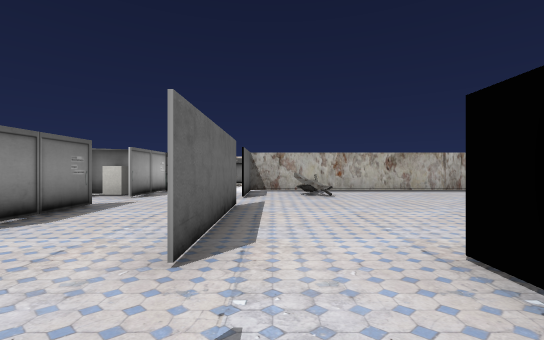
view 1 (above)

16 first-person views from a walk through a Unity game level. The camera is 0.34 m above the floor, looks level and sees 90° across. The floor is counted in squares, 0.5 m on a side. Each view is taken from the middle of a square. On the plan, view 1 faces up. The plan holds only what a view shows up to about 9 squares ahead; the rest is blank. Some surface patterns are stand-ins.

view 2
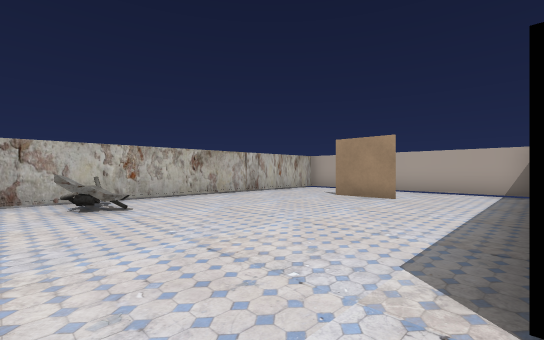

view 3
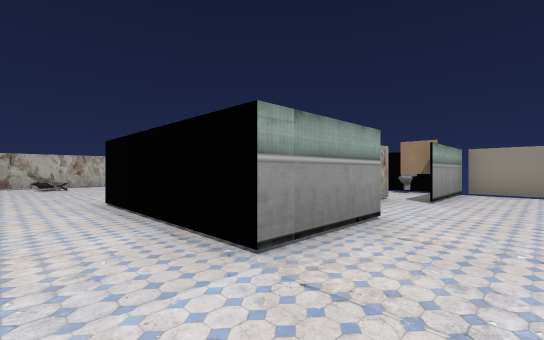

view 4
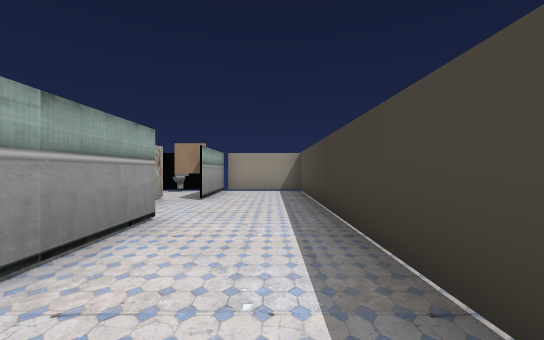

view 5
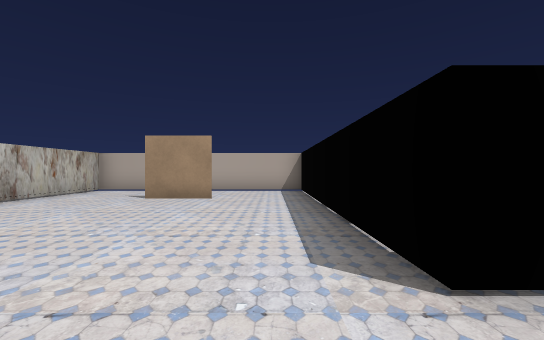

view 6
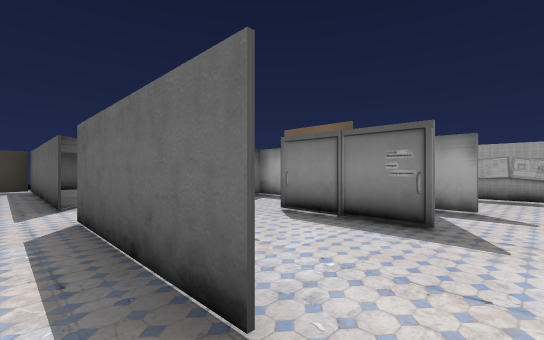

view 7
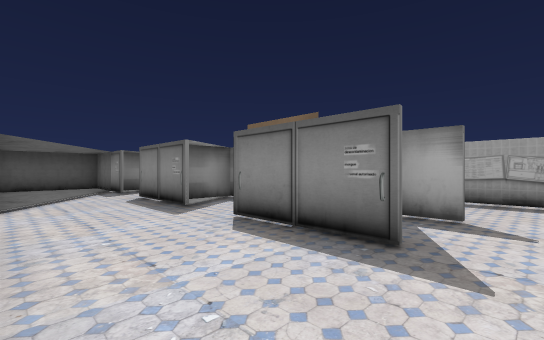

view 8
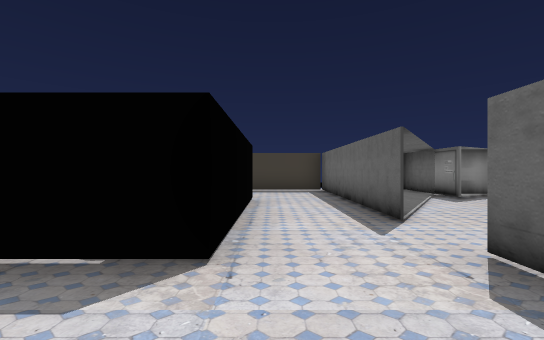

view 9
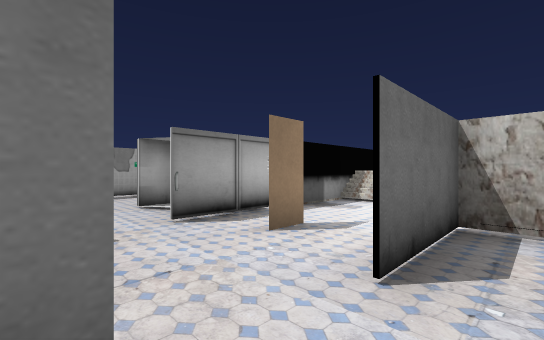

view 10
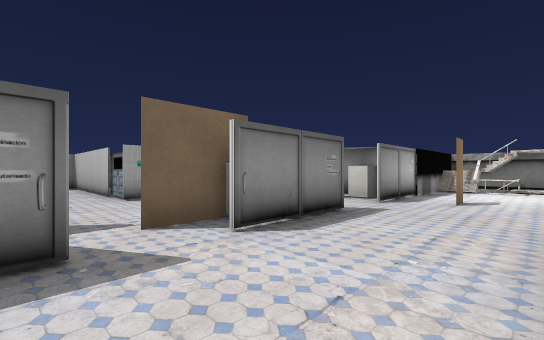

view 11
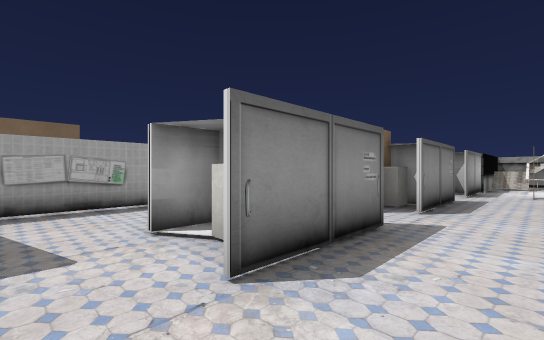

view 12
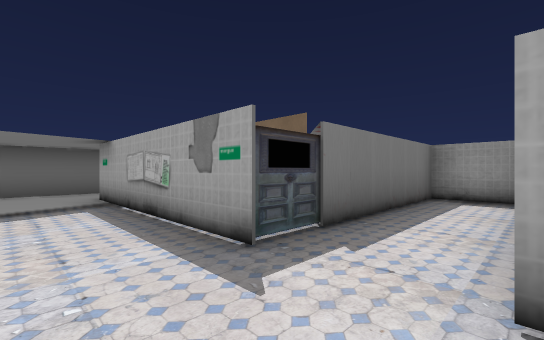

view 13
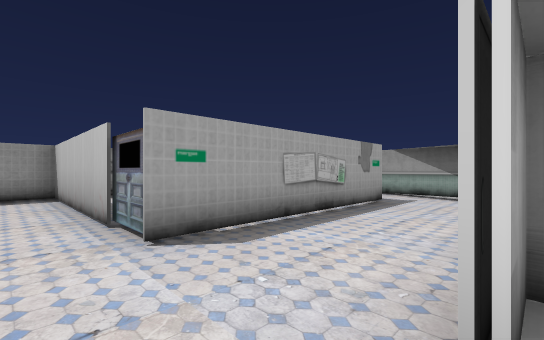

view 14
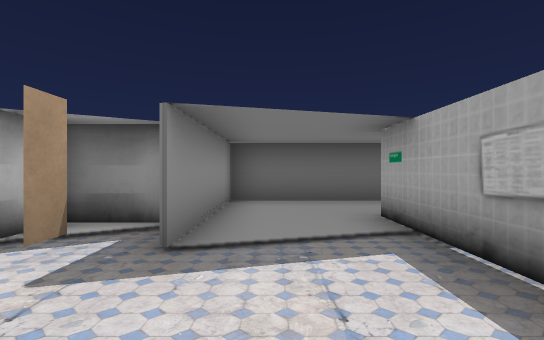

view 15
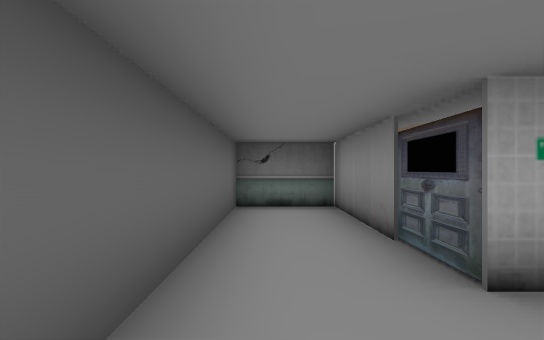

view 16
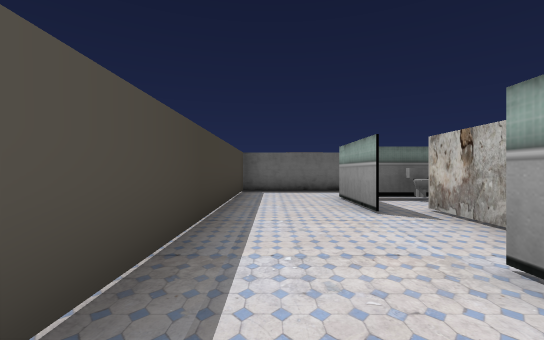

### Floor plan
Points are (right, up) in squares from view 1. A wall is a line through its corners. A room is listed if a view was taken in it or the views show most of it. See-through windows are left out.
Room 1 (views 1, 2, 3, 4, 5, 6, 7, 8, 9, 10, 16)
walls: (6.5, 4.4) (6.5, 6.1); (-0.7, 5.2) (-0.7, 1.9); (-0.7, 0.5) (-0.7, -4.9) (8.9, -4.9) (8.9, -2.4) (6.1, -2.4); (3.9, -2.4) (1.4, -2.4); (8.9, 2) (8.9, 5.4); (6.8, -2.2) (6.8, -1.4) (3.4, -1.4); (-3.4, 1.4) (-3.4, -1); (-3.4, 5.2) (-3.4, 3.1); (-3.8, 3.9) (-4.2, 3.9) (-4.2, 2.1); (8.9, 7.1) (8.9, 8.6) (-0.7, 8.6) (-0.7, 6.5); (-5.1, 3.9) (-5.1, 2.9)
ways out: opening at (-2, -1) to room 2; gap at (-4, 2) to room 3; opening at (-2, 6) to room 4
objects: other object (-4, 3); other object (1, 7) to (1, 8)
Room 2 (view 11)
walls: (-3.4, -2.4) (-3.4, -4.9) (-1, -4.9)
ways out: opening at (-2, -1) to room 1
Room 3 (views 12, 13, 14, 15)
walls: (-5.1, 0.5) (-3.9, 0.5); (-12.2, 3) (-12.9, 3) (-12.9, 1.2) (-7.5, 1.2) (-7.5, -3.8) (-11.1, -3.8) (-11.1, -5.7) (-5.1, -5.7) (-5.1, -2.2); (-7.5, 8) (-7.5, 3) (-12.1, 3); (-6.4, 9.6) (-8.2, 9.6)
ways out: gap at (-4, 2) to room 1; opening at (-5, 6) to room 4
Room 4 (no view inside)
walls: (-5.1, 5.4) (-5.1, 4.5); (-3.6, 7.6) (-5.1, 7.6); (-3.4, 10) (-3.4, 6.5)
ways out: opening at (-2, 6) to room 1; opening at (-5, 6) to room 3

Positions as (right, up) in squares from view 1, and headings:
1: (0, 0), facing up
2: (0, 2), facing up-right
3: (0, -4), facing up-right
4: (0, -4), facing right
5: (0, 3), facing right
6: (0, 6), facing down-left
7: (-1, 6), facing down-left
8: (1, 4), facing down
9: (0, 5), facing up-left
10: (-1, 1), facing up-left
11: (-2, -2), facing up-left
12: (-6, 3), facing down-left
13: (-5, 2), facing up-left
14: (-6, 0), facing down
15: (-6, -5), facing left
16: (8, -4), facing left
